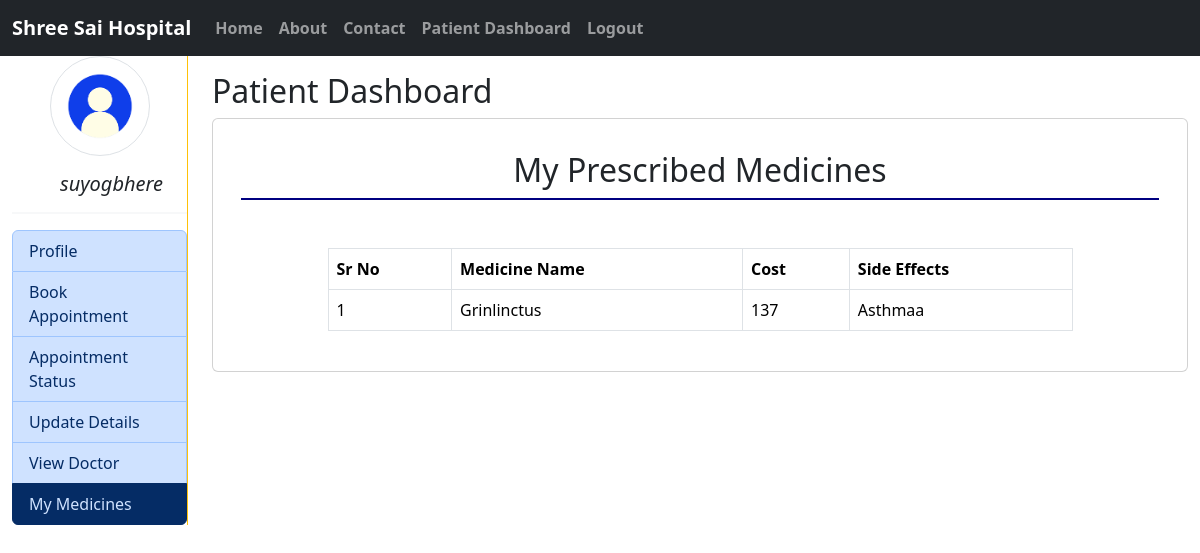
/hms_patient/My_Medicines/ (signed in), run on the app's committed database.
### hms/models.py (models this page shows, shortened)
class User(AbstractBaseUser,PermissionsMixin):
    first_name= models.CharField(max_length=250)
    last_name= models.CharField(max_length=250)
    email= models.EmailField(unique=True)
    mobile= models.CharField(max_length=10)
    is_active=models.BooleanField(default=True)
    is_staff=models.BooleanField(default=False)
    is_patient=models.BooleanField(default=False)
    is_doctor=models.BooleanField(default=False)
    gender = models.CharField(choices=Gender_choice,max_length=100)
    USERNAME_FIELD = 'email'
    REQUIRED_FIELDS = ['mobile']
    object = CustomUserManager()

class Medicine(models.Model):
    Medicine_ID = models.AutoField(primary_key=True)
    Medicine_name = models.CharField(max_length=200, null=True)
    Cost = models.IntegerField(null=True)
    Side_effect = models.CharField(max_length=200, null=True)
    P_ID = models.ForeignKey(Patient, on_delete=models.CASCADE)

### hms_patient/views.py (the view)
# urls.py: path('My_Medicines/', views.My_Medicines, name='My_Medicines'),
@login_required
def My_Medicines(request):
    if not hasattr(request.user, 'patient'):
        return HttpResponseForbidden("You are not authorized to view this page.")
    patient = get_object_or_404(Patient, user=request.user)
    prescribed_medicines = Medicine.objects.filter(P_ID=patient)
    return render(request, 'hms_patient/my_medicines.html', {'medicines': prescribed_medicines})

### hms_patient/templates/hms_patient/my_medicines.html (shortened to what this page needs)
{% extends 'hms_patient/patient_index.html' %}
{% load static %}
{% block patient  %}
<div>
    <h2>Patient Dashboard</h2>
    <div class="container card">
        <div class="card-body my-2 ">
            {% block PatientHeading %}
            <h2 class="p-2 text-center" style="border-bottom: 2px solid navy;">My Prescribed Medicines</h2>
            {% endblock PatientHeading %}
        <div class="container mt-5 table-responsive">
            <div class="col-sm-10 mx-auto">
                <table class="table table-bordered table-hover">
                    <thead>
                        <tr>
                            <th>Sr No</th>
                            <th>Medicine Name</th>
                            <th>Cost</th>
                            <th>Side Effects</th>
                        </tr>
                    </thead>
                    <tbody>
                        {% for medicine in medicines %}
                            <tr>
                                <td>{{ forloop.counter }}</td>
                                <td>{{ medicine.Medicine_name }}</td>
                                <td>{{ medicine.Cost }}</td>
                                <td>{{ medicine.Side_effect }}</td>
                            </tr>
                        {% empty %}
                            <tr>
                                <td colspan="3">No prescribed medicines found.</td>
                            </tr>
                        {% endfor %}
                    </tbody>
                </table>
            </div>
        </div>
        </div>
    </div>
</div>
{% endblock patient %}

### hms_patient/templates/hms_patient/patient_sidebar.html (shortened to what this page needs)
{% load static %}
<div class="border-end border-warning h-100">
    <center> <img src="{% static 'hms/images/patient_logo.jpg' %}" alt="wallpaper" width="100" class="img-thumbnail rounded-circle"></center>
    <h5 class="ps-5 mt-3"><em>{{request.user.first_name|lower}}{{request.user.last_name|lower}}</em></h5>
    <hr class="border">
    <div class="list-group">
        <a href="{% url 'Patient_Profile' %}" class="list-group-item list-group-item-primary list-group-item-action  {% if request.path == '/hms_patient/Patient_Profile/' %} active {% endif %} ">Profile</a>
        <a href="{% url 'Book_Appointment' %}" class="list-group-item list-group-item-primary list-group-item-action {% if request.path == '/hms_patient/Book_Appointment/' %} active {% endif %} ">Book Appointment</a>
        <a href="{% url 'Patient_My_Appointment' %}" class="list-group-item list-group-item-primary list-group-item-action {% if request.path == '/hms_patient/My_Appointment/' %} active {% endif %}">Appointment Status</a>
        <a href="{% url 'edit_patient_profile' %}" class="list-group-item list-group-item-primary list-group-item-action {% if request.path == '/hms_patient/edit_profile/' %} active {% endif %} ">Update Details</a>
        <a href="{% url 'Doctor_List' %}" class="list-group-item list-group-item-primary list-group-item-action {% if request.path == '/hms_patient/Doctor_List/' %} active {% endif %} ">View Doctor</a>
        <a href="{% url 'My_Medicines' %}" class="list-group-item list-group-item-primary list-group-item-action {% if request.path == '/hms_patient/My_Medicines/' %} active {% endif %}">My Medicines</a>
    </div>
</div>

### data on the page
User: user.first_name "suyog", user.last_name "bhere"
Medicine: Medicine_name "Grinlinctus", Cost "137", Side_effect "Asthmaa"
